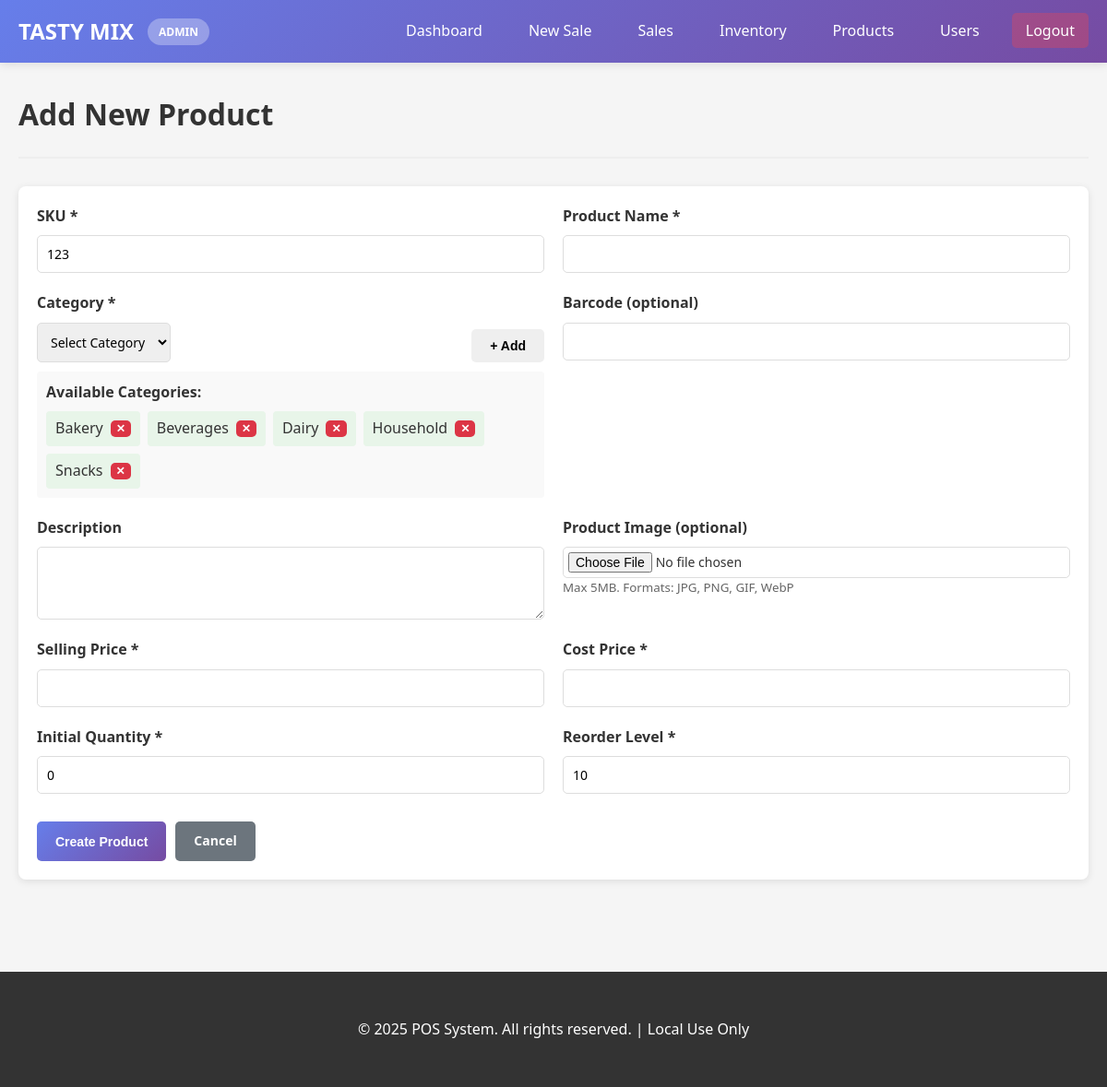
Page /?page=products&action=create (signed in) on the committed database.
### tables this page shows
CREATE TABLE IF NOT EXISTS categories (
    id INT PRIMARY KEY AUTO_INCREMENT,
    name VARCHAR(255) UNIQUE NOT NULL,
    description TEXT,
    created_at TIMESTAMP DEFAULT CURRENT_TIMESTAMP,
    updated_at TIMESTAMP DEFAULT CURRENT_TIMESTAMP ON UPDATE CURRENT_TIMESTAMP,
    INDEX idx_name (name)
);

### src/Controllers/ProductController.php (called while the page is built, shortened)
<?php
require_once __DIR__ . '/../Models/Category.php';
class ProductController {
    private $productModel;
    private $categoryModel;
    public function __construct() {
        $this->productModel = new Product();
        $this->categoryModel = new Category();
    }
    public function create() {
        $categories = $this->categoryModel->getAll();
        $nextSku = $this->generateNextSku();
        include __DIR__ . '/../Views/products/create.php';
    }
    private function generateNextSku() {
        $sql = "SELECT sku FROM products WHERE sku REGEXP '^[0-9]+$' ORDER BY CAST(sku AS UNSIGNED) DESC LIMIT 1";
        $result = $this->productModel->fetch($sql);
        if ($result && isset($result['sku'])) {
            $nextSku = intval($result['sku']) + 1;
        } else {
            $nextSku = 123;
        }
        return (string)$nextSku;
    }
}
?>

### src/Models/Database.php (called while the page is built, shortened)
<?php
class Database {
    private $conn;
    public function __construct() {
        global $pdo;
        $this->conn = $pdo;
    }
    public function query($sql, $params = []) {
        try {
            $stmt = $this->conn->prepare($sql);
            $stmt->execute($params);
            return $stmt;
        } catch(PDOException $e) {
            die("Query error: " . $e->getMessage());
        }
    }
    public function fetch($sql, $params = []) {
        $stmt = $this->query($sql, $params);
        return $stmt->fetch(PDO::FETCH_ASSOC);
    }
    public function fetchAll($sql, $params = []) {
        $stmt = $this->query($sql, $params);
        return $stmt->fetchAll(PDO::FETCH_ASSOC);
    }
}
?>

### src/Models/Category.php (called while the page is built, shortened)
<?php
require_once __DIR__ . '/Database.php';
class Category extends Database {
    public function getAll() {
        $sql = "SELECT * FROM categories ORDER BY name ASC";
        return $this->fetchAll($sql);
    }
}
?>

### src/Views/products/create.php (the view, shortened to what this page needs)
<!DOCTYPE html>
<html lang="en">
<head>
    <link rel="stylesheet" href="assets/css/style.css">
</head>
<body>
    <?php include __DIR__ . '/../layouts/header.php'; ?>
    <div class="container">
        <div class="page-header">
            <h1>Add New Product</h1>
        </div>
        <div class="card">
            <div class="card-body">
                <form method="POST" action="?page=products&action=store" class="form" enctype="multipart/form-data">
                    <div class="form-row">
                        <div class="form-group">
                            <label for="sku">SKU *</label>
                            <input type="text" id="sku" name="sku" value="<?php echo htmlspecialchars($nextSku ?? ''); ?>" readonly required>
                        </div>
                        <div class="form-group">
                            <label for="name">Product Name *</label>
                            <input type="text" id="name" name="name" required>
                        </div>
                    </div>
                    <div class="form-row">
                        <div class="form-group">
                            <label for="category">Category *</label>
                            <div style="display: flex; gap: 10px; align-items: flex-end;">
                                <div style="flex: 1;">
                                    <select id="category" name="category" required>
                                        <option value="">Select Category</option>
                                    </select>
                                </div>
                                <button type="button" class="btn btn-sm btn-success" onclick="openAddCategoryModal()">+ Add</button>
                            </div>
                            <div id="categories-list" style="margin-top: 10px; padding: 10px; background: #f9f9f9; border-radius: 4px; max-height: 200px; overflow-y: auto;">
                                <strong>Available Categories:</strong>
                                <div style="display: flex; flex-wrap: wrap; gap: 8px; margin-top: 8px;">
                                    <?php foreach ($categories as $cat): ?>
                                        <div style="background: #e8f5e9; padding: 6px 10px; border-radius: 4px; display: flex; align-items: center; gap: 8px;">
                                            <span><?php echo htmlspecialchars($cat['name']); ?></span>
                                            <button type="button" class="btn btn-xs btn-danger" onclick="deleteCategory('<?php echo htmlspecialchars($cat['name']); ?>')" style="padding: 2px 6px; font-size: 12px;">✕</button>
                                        </div>
                                    <?php endforeach; ?>
                                </div>
                            </div>
                        </div>
                        <div class="form-group">
                            <label for="barcode">Barcode (optional)</label>
                            <input type="number" id="barcode" name="barcode">
                        </div>
                    </div>
                    <div class="form-row">
                        <div class="form-group">
                            <label for="description">Description</label>
                            <textarea id="description" name="description" rows="3"></textarea>
                        </div>
                        <div class="form-group">
                            <label for="image">Product Image (optional)</label>
                            <input type="file" id="image" name="image" accept="image/*" style="padding: 5px;">
                            <small style="color: #666;">Max 5MB. Formats: JPG, PNG, GIF, WebP</small>
                        </div>
                    </div>
                    <div class="form-row">
                        <div class="form-group">
                            <label for="price">Selling Price *</label>
                            <input type="number" id="price" name="price" step="0.01" required>
                        </div>
                        <div class="form-group">
                            <label for="cost">Cost Price *</label>
                            <input type="number" id="cost" name="cost" step="0.01" required>
                        </div>
                    </div>
                    <div class="form-row">
                        <div class="form-group">
                            <label for="quantity">Initial Quantity *</label>
                            <input type="number" id="quantity" name="quantity" value="0" required>
                        </div>
                        <div class="form-group">
                            <label for="reorder_level">Reorder Level *</label>
                            <input type="number" id="reorder_level" name="reorder_level" value="10" required>
                        </div>
                    </div>
                    <div class="form-actions">
                        <button type="submit" class="btn btn-primary">Create Product</button>
                        <a href="?page=products" class="btn btn-secondary">Cancel</a>
                    </div>
                </form>
            </div>
        </div>
    </div>
    <?php include __DIR__ . '/../layouts/footer.php'; ?>
</body>
</html>

### public/assets/css/style.css (style rules this page uses)
* { margin: 0; padding: 0; box-sizing: border-box; }
body { font-family: 'Segoe UI', Tahoma, Geneva, Verdana, sans-serif; background-color: #f5f5f5; color: #333; line-height: 1.6; }
.container { max-width: 1400px; margin: 0 auto; padding: 30px 20px; }
.page-header { display: flex; justify-content: space-between; align-items: center; margin-bottom: 30px; padding-bottom: 20px; border-bottom: 2px solid #eee; }
.page-header h1 { font-size: 32px; color: #333; }
.card { background: white; border-radius: 8px; box-shadow: 0 2px 8px rgba(0, 0, 0, 0.1); overflow: hidden; margin-bottom: 20px; }
.card-body { padding: 20px; }
.btn { display: inline-block; padding: 10px 20px; border: none; border-radius: 5px; cursor: pointer; font-weight: 600; text-decoration: none; transition: all 0.3s; font-size: 14px; }
.btn-primary { background: linear-gradient(135deg, #667eea 0%, #764ba2 100%); color: white; }
.btn-secondary { background: #6c757d; color: white; }
.btn-danger { background: #dc3545; color: white; }
.form { display: flex; flex-direction: column; gap: 20px; }
.form-row { display: grid; grid-template-columns: repeat(auto-fit, minmax(250px, 1fr)); gap: 20px; }
.form-group { display: flex; flex-direction: column; }
.form-group label { margin-bottom: 8px; font-weight: 600; color: #333; }
.form-group input, .form-group select, .form-group textarea { padding: 10px; border: 1px solid #ddd; border-radius: 5px; font-size: 14px; font-family: inherit; }
.form-actions { display: flex; gap: 10px; margin-top: 10px; }

### rows in the picture
categories: name "Bakery"
categories: name "Beverages"
categories: name "Dairy"
categories: name "Household"
categories: name "Snacks"

### other values in the picture
$_SESSION['role'] "ADMIN"
